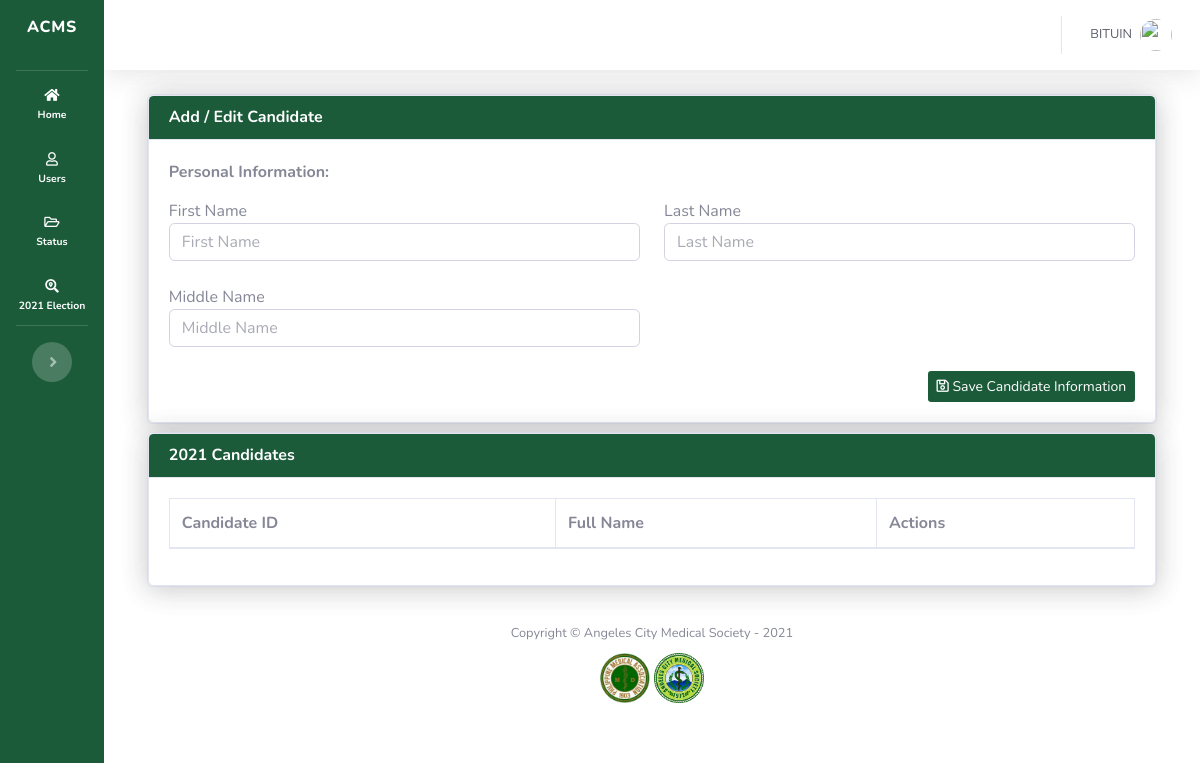
The app's page /admin/manage_candidates.php (signed in), older data.
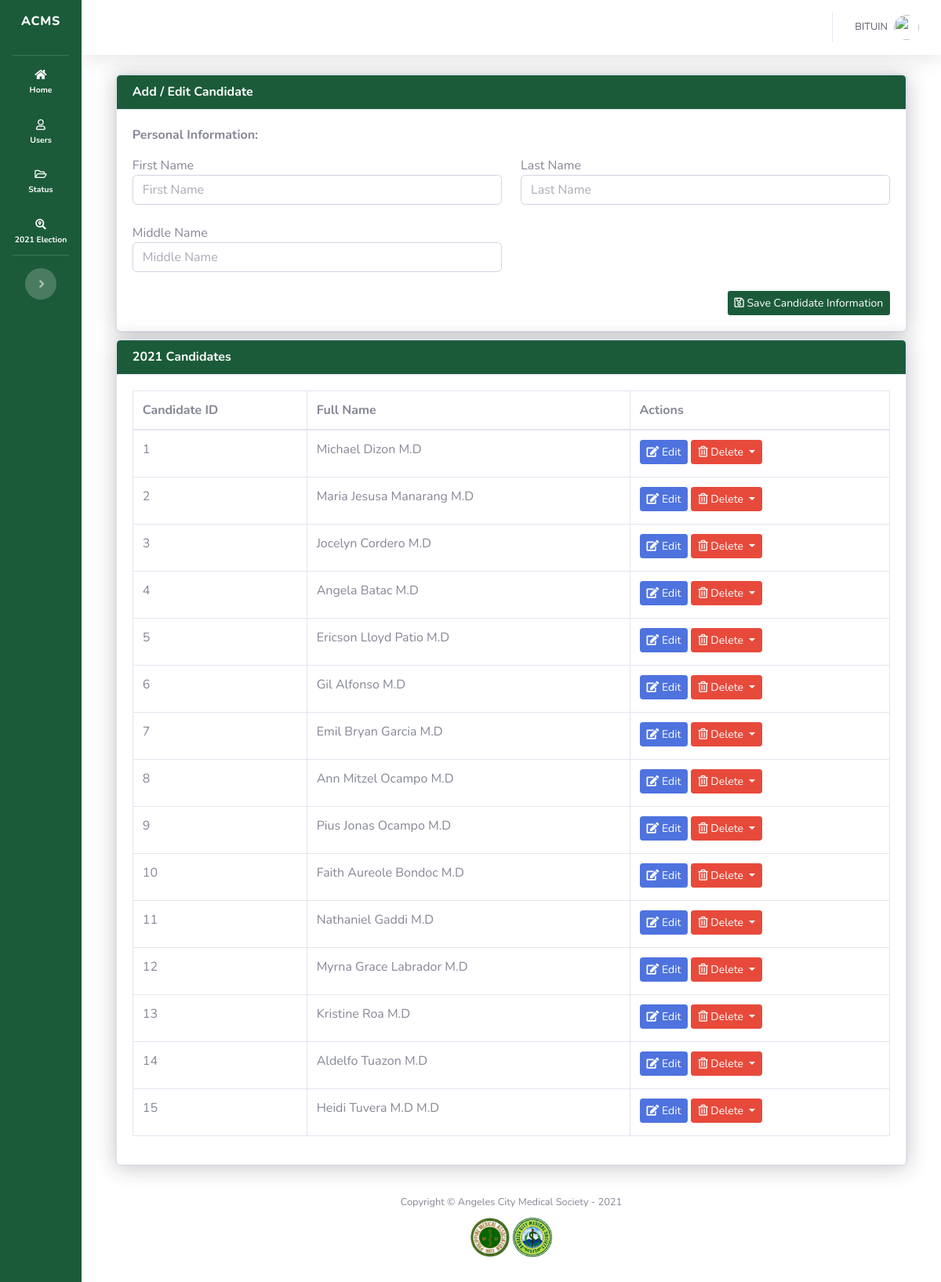
The same page, newer data.
### tables this page shows
CREATE TABLE `candidates` (
  `id` int(11) NOT NULL,
  `last_name` varchar(128) NOT NULL,
  `first_name` varchar(128) NOT NULL,
  `middle_name` varchar(128) NOT NULL
);

### admin/process_candidates.php (called while the page is built, shortened)
<?php
    $isEdit = false;
?>

### admin/manage_candidates.php (the view, shortened to what this page needs)
<?php
include('process_candidates.php');
include('sidebar.php');
$getAllUserInformation = mysqli_query($mysqli, "SELECT * FROM candidates");
?>
<div id="content-wrapper" class="d-flex flex-column">
    <div id="content">
        <?php require('topbar.php'); ?>
        <div class="container-fluid">
            <div class="row">
                <div class="col-md-12">
                    <div class="card shadow row mb-2">
                        <div class="card shadow">
                            <div class="card-header" style="background-color: #1b5b3a;  ">
                                <h6 class="m-0 font-weight-bold" style="color: white;">Add / Edit Candidate</h6>
                            </div>
                            <div class="card-body">
                                <form accept-charset="UTF-8" action="manage_candidates.php" method="post" id="form-status">
                                    <label style="margin-bottom: 15px !important;" class="font-weight-bold">Personal Information:</label>
                                    <div class="row">
                                        <div class="col-md-6">
                                            First Name
                                            <input class="form-control" type="text" placeholder="First Name" name="fname" value="<?php if($isEdit){echo $newUserInformation['first_name'];} ?>">
                                            <br/>
                                            Middle Name
                                            <input class="form-control" type="text" placeholder="Middle Name" name="mname" value="<?php if($isEdit){echo $newUserInformation['middle_name'];} ?>">
                                        </div>
                                        <br/>
                                        <div class="col-md-6">
                                            Last Name
                                            <input class="form-control" type="text" placeholder="Last Name" name="lname" value="<?php if($isEdit){echo $newUserInformation['last_name'];} ?>">
                                            <br/>
                                            <br/>
                                        </div>
                                    </div>
                                    <br/>
                                    <?php if(!$isEdit){ ?>
                                        <button type="submit" class="btn btn-sm ml-auto float-right" style="background-color: #1b5b3a; color: white;" name="add_candidate">
                                            <i class="far fa-save"></i>
                                            Save Candidate Information
                                        </button>
                                    <?php } ?>
                                </form>
                            </div>
                        </div>
                    </div>
                </div>
                <div class="col-md-12" style="/* width: 70%;height:500px;background-color:green; */">
                    <div class="card shadow row mb-2" style="/*height:150px ; background-color: red;*/">
                        <div class="card shadow">
                            <div class="card-header" style="background-color: #1b5b3a;  ">
                                <h6 class="m-0 font-weight-bold" style="color: white;">2021 Candidates</h6>
                            </div>
                            <div class="card-body">
                                <div class="table-responsive">
                                    <table class="table table-bordered" id="userTable" width="100%" cellspacing="0">
                                        <thead>
                                        <tr>
                                            <th>Candidate ID</th>
                                            <th>Full Name</th>
                                            <th>Actions</th>
                                        </tr>
                                        </thead>
                                        <tbody>
                                        <?php while($newUserInformation = $getAllUserInformation->fetch_assoc()){ ?>
                                            <tr>
                                                <td><?php echo $newUserInformation['id']; ?></td>
                                                <td><?php echo $newUserInformation['first_name'].' '.$newUserInformation['last_name']; ?></td>
                                                <td>
                                                    <a class="btn btn-sm btn-primary mb-1" href="manage_candidates.php?edit=<?php echo $newUserInformation['id']; ?>"><i class="fas fa-edit"></i> Edit </a>
                                                    <button class="btn btn-danger btn-secondary dropdown-toggle btn-sm mb-1" type="button" id="dropdownMenuButton" data-toggle="dropdown" aria-haspopup="true" aria-expanded="false">
                                                        <i class="far fa-trash-alt"></i> Delete
                                                    </button>
                                                </td>
                                            </tr>
                                        <?php } ?>
                                        </tbody>
                                    </table>
                                </div>
                            </div>
                        </div>
                    </div>
                </div>
            </div>
        </div>
        <?php
        include('footer.php');
        ?>

### admin/sidebar.php (shortened to what this page needs)
<!DOCTYPE html>
<html lang="en">
<head>
  <link href="../vendor/fontawesome-free/css/all.min.css" rel="stylesheet" type="text/css">
  <link href="../css/sb-admin-2.min.css" rel="stylesheet">
  <link href="../vendor/datatables/dataTables.bootstrap4.min.css" rel="stylesheet">
</head>
<body id="page-top">
  <div id="wrapper">
    <ul class="navbar-nav bg-gradient-primary sidebar sidebar-dark accordion toggled" id="accordionSidebar">
      <a class="sidebar-brand d-flex align-items-center justify-content-center" href="index.php">
        <div class="nav-item">ACMS</div>
      </a>
      <hr class="sidebar-divider my-0">
        <li class="nav-item active" id="nav-item-home">
            <a class="nav-link" href="../index.php">
                <i class="fas fa-home"></i>
                <span>Home</span>
            </a>
        </li>
        <li class="nav-item active" id="nav-item-home">
            <a class="nav-link" href="manage_users.php">
                <i class="far fa-user"></i>
                <span>Users</span>
            </a>
        </li>
        <li class="nav-item active" id="nav-item-home">
            <a class="nav-link" href="status_users.php">
                <i class="far fa-folder-open"></i>
                <span>Status</span>
            </a>
        </li>
      <li class="nav-item active">
        <a class="nav-link collapsed" href="#" data-toggle="collapse" data-target="#buildings" aria-expanded="true" aria-controls="buildings">
          <i class="fas fa-search-location"></i>
          <span>2021 Election</span>
        </a>
      </li>
      <hr class="sidebar-divider d-none d-md-block">
      <div class="text-center d-none d-md-inline">
        <button class="rounded-circle border-0" id="sidebarToggle"></button>
      </div>
    </ul>

### admin/topbar.php (shortened to what this page needs)
<nav class="navbar navbar-expand navbar-light bg-white topbar mb-4 static-top shadow">
  <ul class="navbar-nav ml-auto">
    <li class="nav-item dropdown no-arrow">
      <a class="nav-link dropdown-toggle" href="#" id="userDropdown" role="button" data-toggle="dropdown" aria-haspopup="true" aria-expanded="false">
        <span class="mr-2 d-none d-lg-inline text-gray-800 small"><?php echo strtoupper($_SESSION['full_name']); ?></span>
        <img src="<?php echo '../'.$_SESSION['profile_image']; ?>" style="width: 2rem; height: 2rem; border-radius: 50%;">
      </a>
    </li>
  </ul>
</nav>

### admin/footer.php (shortened to what this page needs)
      <footer class="sticky-footer bg-white">
        <div class="container my-auto">
          <div class="copyright text-center my-auto">
            <span>Copyright &copy; Angeles City Medical Society - 2021</span>
              <br/>
              <br/>
              <img src="../img/logo/pma.png" width="50px">
              <img src="../img/logo/acms.png" width="50px">
          </div>
        </div>
      </footer>
    </div>
  </div>
</body>
</html>

### admin/sidebar.php (style rules this page uses)
a:link { text-decoration: none; }
.bg-gradient-primary { background-color: #1b5b3a !important; background-image: none !important; background-image: none !important; background-size: cover !important; }
.container-fluid { background-color: white; padding-left: 5% !important; padding-right: 5% !important; }
#content-wrapper { background-color: white !important; }
::placeholder { opacity: 0.7 !important; }

Row changes from the older to the newer data that the page shows:
added candidates: id "1", first_name "Michael", last_name "Dizon M.D"
added candidates: id "2", first_name "Maria Jesusa", last_name "Manarang M.D"
added candidates: id "3", first_name "Jocelyn", last_name "Cordero M.D"
added candidates: id "4", first_name "Angela", last_name "Batac M.D"
added candidates: id "5", first_name "Ericson Lloyd", last_name "Patio M.D"
added candidates: id "6", first_name "Gil", last_name "Alfonso M.D"
added candidates: id "7", first_name "Emil Bryan", last_name "Garcia M.D"
added candidates: id "8", first_name "Ann Mitzel", last_name "Ocampo M.D"
added candidates: id "9", first_name "Pius Jonas", last_name "Ocampo M.D"
added candidates: id "10", first_name "Faith Aureole", last_name "Bondoc M.D"
added candidates: id "11", first_name "Nathaniel", last_name "Gaddi M.D"
added candidates: id "12", first_name "Myrna Grace", last_name "Labrador M.D"
added candidates: id "13", first_name "Kristine", last_name "Roa M.D"
added candidates: id "14", first_name "Aldelfo", last_name "Tuazon M.D"
added candidates: id "15", first_name "Heidi", last_name "Tuvera M.D M.D"
